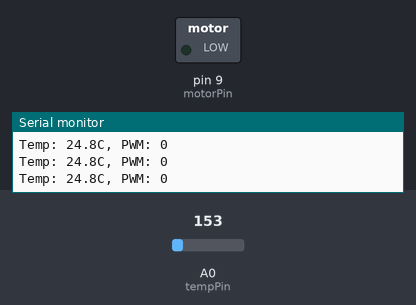
Bench run of a sketch on a simulated Arduino Uno, built with avr-gcc and run on an emulated ATmega328P. Parts: switched loads named in the sketch (green lamp = pin HIGH), the last lines printed to the serial monitor. The test bench sets the inputs (shaded band); at power-on: A0 (tempPin) = 153.

Above: at 1.3 s.
1.4 s: A0 (tempPin) set to 165
At 2.1 s:
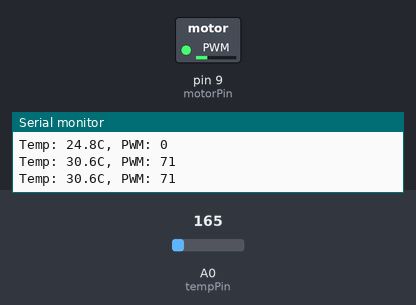
3.0 s: A0 (tempPin) set to 175
At 3.3 s:
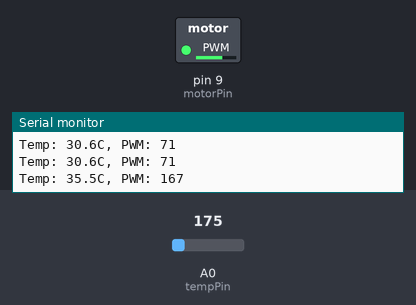
4.5 s: A0 (tempPin) set to 191
At 5.7 s:
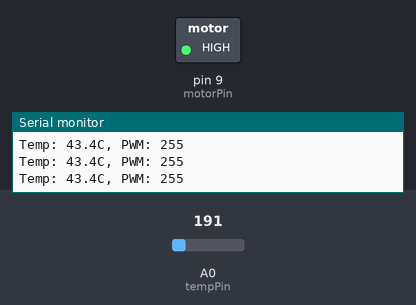
Timing chart, 0 to 7.5 s (numbered marks = the images above; inputs shaded):
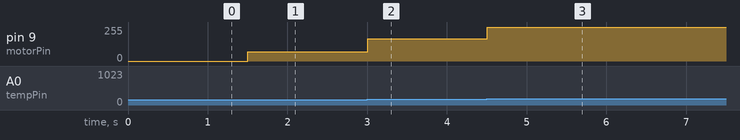

The sketch:

temp_sensor_module1.ino
```cpp
const int tempPin = A0;
const int motorPin = 9;
void setup()
{
  pinMode(motorPin, OUTPUT);
  Serial.begin(9600);
}

void loop()
{
  int sensorValue = analogRead(tempPin);
  float voltage = sensorValue * (5.0 / 1023.0);

  float temperature = (voltage - 0.5) * 100.0;

  int pwmValue;
  if (temperature < 27.0)
  {
    pwmValue = 0;
  }
  else if (temperature >= 40.0)
  {
    pwmValue = 255;
  }
  else
  {
    pwmValue = (int)((temperature - 27.0)
                     * 255.0 / (40.0 - 27.0));
  }
  analogWrite(motorPin, pwmValue);
  Serial.print("Temp: ");
  Serial.print(temperature, 1);
  Serial.print("C, PWM: ");
  Serial.println(pwmValue);
  delay(500);
}
```

Measured:
- after the input at 1.4 s, pin 9 (motorPin): 0/255 → 71/255 after 0.10 s
- after the input at 3.0 s, pin 9 (motorPin): 71/255 → 167/255 at once
- after the input at 4.5 s, pin 9 (motorPin): 167/255 → 255/255 at once
